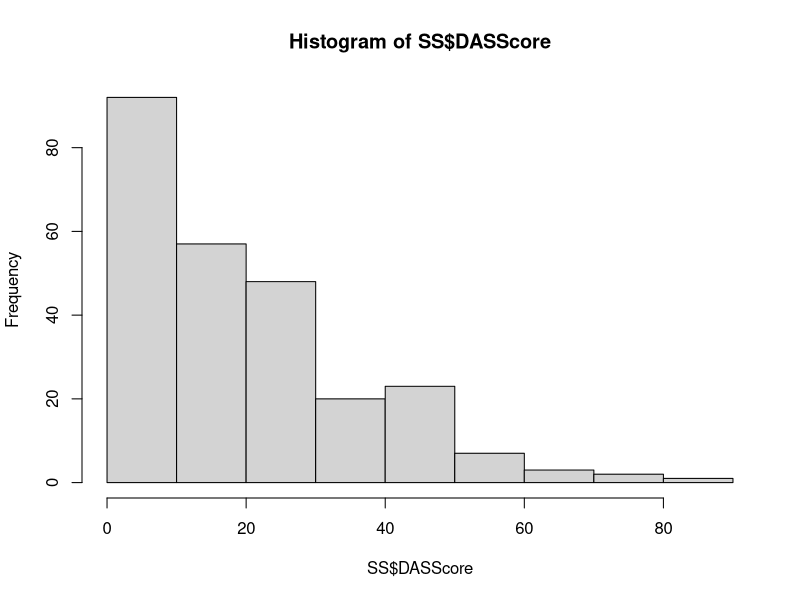
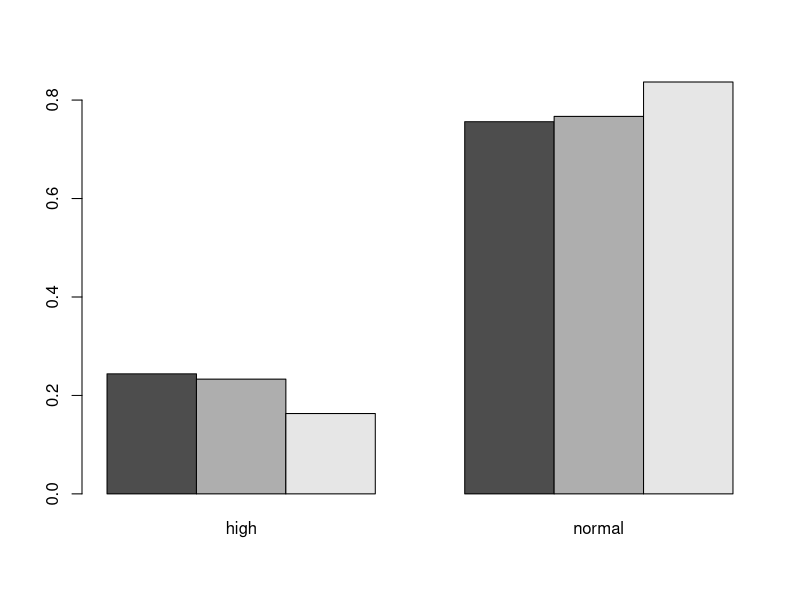
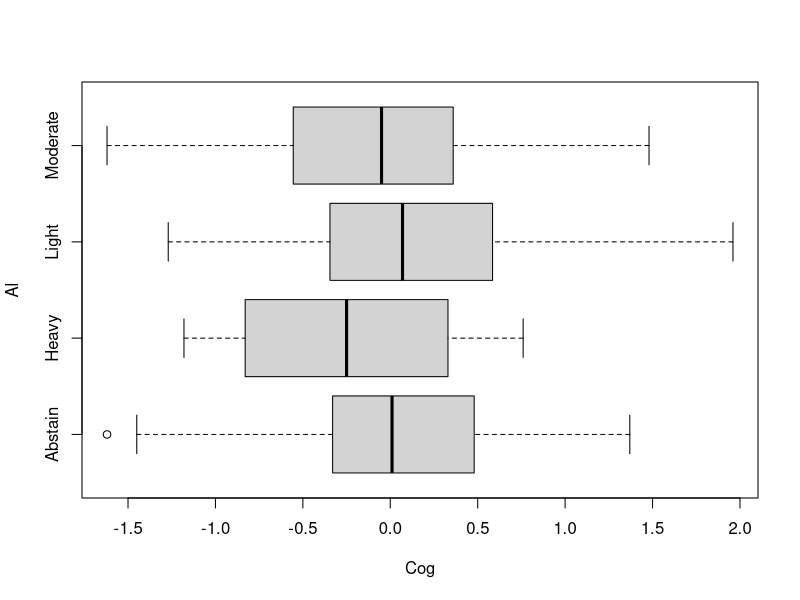
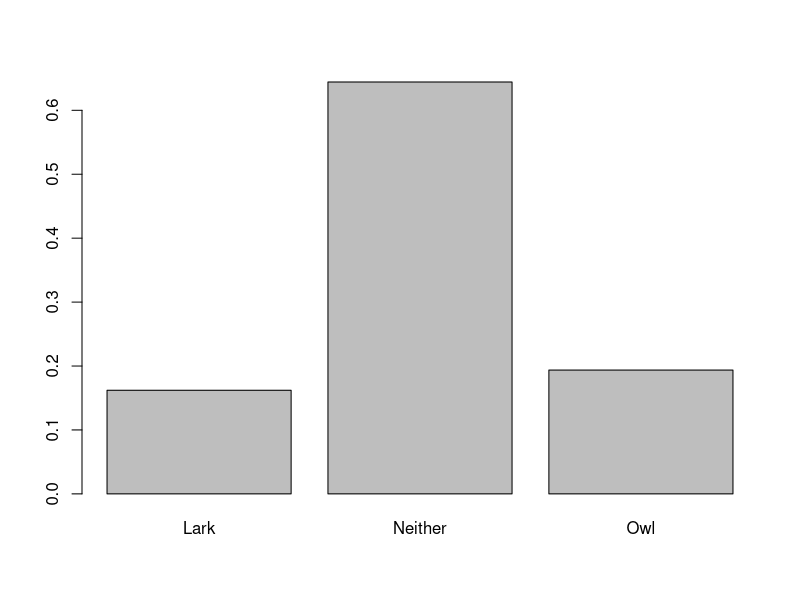
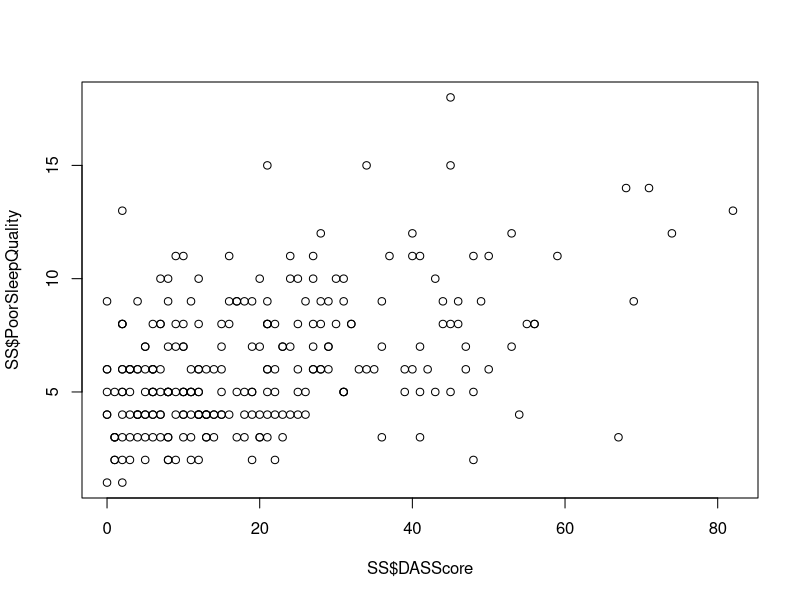
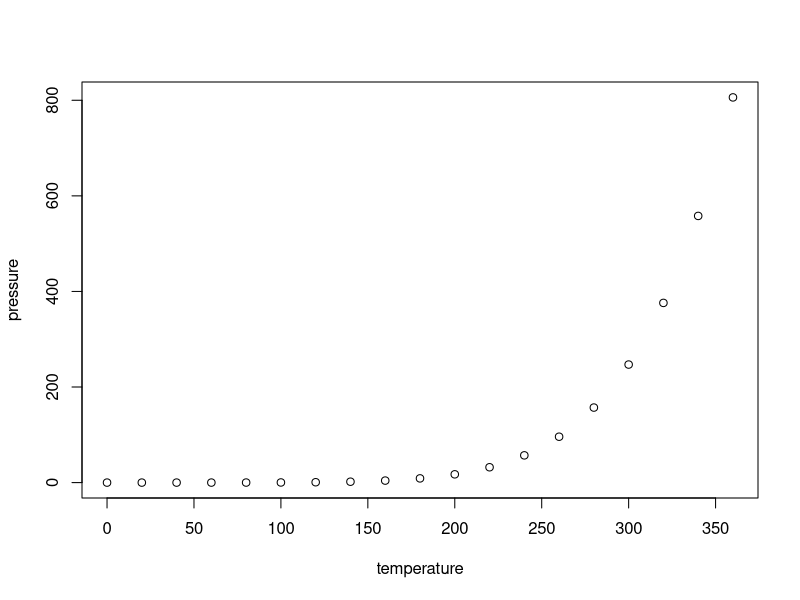

Here is the R script that generated these plots, in order:
## ---- chunk 1
knitr::opts_chunk$set(echo = TRUE)
## ---- chunk 2
SS<-read.csv("SleepStudy.csv", header = T)
head(SS)
names(SS)
## ---- chunk 3
hist(SS$DASScore)
## ---- chunk 4
Tab<-table(SS$LarkOwl, SS$Stress)
Pr<-prop.table(Tab, 1)
barplot(Pr, beside = T)
## ---- chunk 5
Al <-SS$AlcoholUse
Cog <-SS$CognitionZscore

boxplot(Cog~Al, horizontal = T)
## ---- chunk 6
Table<-table(SS$LarkOwl)
pr<-prop.table(Table)
pr
barplot(pr)
## ---- chunk 7
xbar<-mean(SS$DASScore)
s<-sd(SS$DASScore)
z<-(SS$DASScore-xbar)/s
z[z< -2 | z>2]
## ---- chunk 8
plot(SS$DASScore, SS$PoorSleepQuality)
## ---- chunk 9
model<-lm(SS$PoorSleepQuality~SS$DASScore)
summary(model)
## ---- chunk 10
summary(cars)
## ---- chunk 11
plot(pressure)
